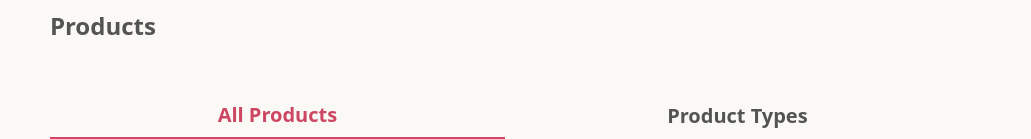
             <widget class="QWidget" name="productcontainernav_admin" native="true">
              <property name="geometry">
               <rect>
                <x>0</x>
                <y>0</y>
                <width>1031</width>
                <height>139</height>
               </rect>
              </property>
              <property name="styleSheet">
               <string notr="true">background-color: #FAF9F6;</string>
              </property>
              <widget class="QLabel" name="productlabel_admin">
               <property name="geometry">
                <rect>
                 <x>50</x>
                 <y>0</y>
                 <width>180</width>
                 <height>51</height>
                </rect>
               </property>
               <property name="styleSheet">
                <string notr="true">color: #545454;
text-align: center;
font-family: Suwannaphum;
font-size: 24px;
font-style: normal;
font-weight: 700;
line-height: normal;</string>
               </property>
               <property name="text">
                <string>Products</string>
               </property>
              </widget>
              <widget class="QPushButton" name="allproductbutton_admin">
               <property name="geometry">
                <rect>
                 <x>50</x>
                 <y>90</y>
                 <width>455</width>
                 <height>50</height>
                </rect>
               </property>
               <property name="styleSheet">
                <string notr="true">QPushButton{
	color: #CD4662;
text-align: center;
font-family: Suwannaphum;
font-size: 20px;
font-style: normal;
font-weight: 700;
line-height: normal;
border: none;
border-bottom: 3px solid #CD4662;
}
QPushButton:hover{
	background-color: #F4DBDB;
	color: #545454;
border: none;
}

</string>
               </property>
               <property name="text">
                <string>All Products</string>
               </property>
              </widget>
              <widget class="QPushButton" name="producttypesbutton_admin">
               <property name="geometry">
                <rect>
                 <x>510</x>
                 <y>90</y>
                 <width>455</width>
                 <height>50</height>
                </rect>
               </property>
               <property name="styleSheet">
                <string notr="true">QPushButton{
	color: #545454;
text-align: center;
font-family: Suwannaphum;
font-size: 20px;
font-style: normal;
font-weight: 700;
line-height: normal;
border: none;
}
QPushButton:hover{
	background-color: #F4DBDB;
	color: #545454;
}

</string>
               </property>
               <property name="text">
                <string>Product Types</string>
               </property>
              </widget>
             </widget>
